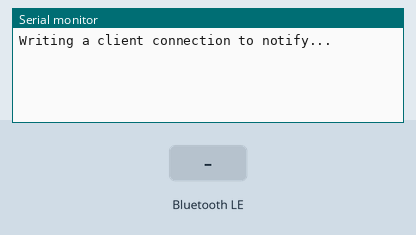
The sketch below on a simulated ESP32. On the bench: the last lines printed to the serial monitor. The inputs (shaded band) are chosen by the test bench. Nothing arrives over Bluetooth unless stated; a phone connects over Bluetooth LE 3 s after start.

Above: at 1.2 s.
1.3 s: Bluetooth LE write "1" received
At 3.7 s:
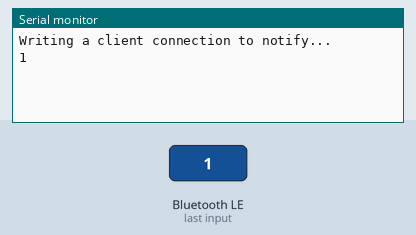
4.3 s: Bluetooth LE write "0" received
At 5.3 s:
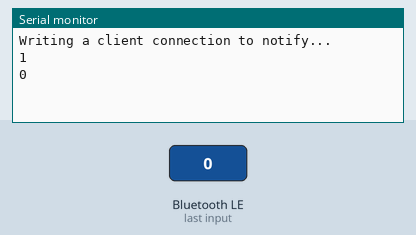

Measured:
- after the input at 1.3 s, the serial monitor: prints a new line after 1.7 s (image 1)
- after the input at 4.3 s, the serial monitor: prints a new line after 0.15 s (image 2)

The sketch:

28.ble.ino
```cpp
#include <BLEDevice.h>
#include <BLEServer.h>
#include <BLEUtils.h>
#include <BLE2902.h>

// Universally Unique Identifiers
#define SERVICE_UUID              "6E400001-B5A3-F393-E0A9-E50E24DCCA9E"
#define CHARACTERISTIC_UUID_RX    "6E400002-B5A3-F393-E0A9-E50E24DCCA9E"
#define CHARACTERISTIC_UUID_TX    "6E400003-B5A3-F393-E0A9-E50E24DCCA9E"

BLECharacteristic *pBLE_characteristic;
bool device_connected = false;
uint8_t text = 0;
long last_message = 0;
String rxload = "Test\n";

class MyServerCallbacks: public BLEServerCallbacks
{
  // virtual methods ==> sets device_connected flag
  void onConnect(BLEServer *pServer) { device_connected = true; }
  void onDisconnect (BLEServer *pServer) { device_connected = false; }
};

class MyCallbacks: public BLECharacteristicCallbacks
{
  // virtual method ==> copies the received string on local string rxload
  void onWrite(BLECharacteristic *pCha)
  {
    String rx_string = pCha->getValue();
    if(rx_string.length() > 0)
    {
      rxload = "";
      for(int i = 0; i < rx_string.length(); i++)
        rxload += (char)rx_string[i];
    }
  }
};

// Gives a name to device, creates and sets up BLE service and setup
void setupBLE(String BLE_name)
{
  BLEDevice::init(BLE_name.c_str());
  BLEServer *pServer = BLEDevice::createServer();
  pServer->setCallbacks(new MyServerCallbacks());
  BLEService *pService = pServer->createService(SERVICE_UUID);
  pBLE_characteristic = pService->createCharacteristic(CHARACTERISTIC_UUID_TX, BLECharacteristic::PROPERTY_NOTIFY);
  pBLE_characteristic->addDescriptor(new BLE2902());
  BLECharacteristic *pCharacteristic = pService->createCharacteristic(CHARACTERISTIC_UUID_RX, BLECharacteristic::PROPERTY_WRITE);
  pCharacteristic->setCallbacks(new MyCallbacks());
  pService->start();
  pServer->getAdvertising()->start();
  Serial.println("Writing a client connection to notify...");
}

void setup() {
  Serial.begin(115'200);
  setupBLE("ESP32-Wroover-E");
}

void loop() {
  long now = millis();

  // every 100 ms  print message (if present)
  if(now - last_message > 100)
  {
    if(device_connected && rxload.length() > 0)
    {
      Serial.println(rxload);
      rxload = "";
    }
    if(Serial.available() > 0)
    {
      String str = Serial.readString();
      //const char *new_val = str.c_str();
      pBLE_characteristic->setValue(str.c_str());
      pBLE_characteristic->notify();
    }
    last_message = now;
  }
}
```
